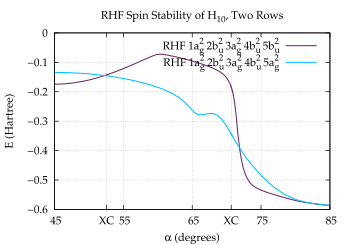

This figure's gnuplot source:
set term postscript enhanced eps color "Palatino" 16
set size 0.7, 0.7
set encoding iso

# Set line styles
set style line  1 lt 1 lw 3 lc rgb "#0070FF" pt 6    # blue
set style line  2 lt 1 lw 3 lc rgb "#E52B50" pt 6    # red
set style line  3 lt 1 lw 3 lc rgb "#009A63" pt 6    # green
set style line  4 lt 1 lw 3 lc rgb "#702963" pt 6    # purple
set style line  5 lt 1 lw 3 lc rgb "#F28500" pt 6    # orange
set style line  6 lt 1 lw 3 lc rgb "#00BFFF" pt 6    # deep sky blue
set style line  7 lt 1 lw 3 lc rgb "#FF91A4" pt 6    # pink
set style line  8 lt 1 lw 3 lc rgb "#50C878" pt 6    # light green
set style line  9 lt 1 lw 3 lc rgb "#C9A0DC" pt 6    # lavender
set style line 10 lt 1 lw 3 lc rgb "#000000" pt 6    # black
set style line 11 lt 2 lw 3 lc rgb "#0070FF" pt 6    # blue
set style line 12 lt 2 lw 3 lc rgb "#E52B50" pt 6    # red
set style line 13 lt 2 lw 3 lc rgb "#009A63" pt 6    # green
set style line 14 lt 2 lw 3 lc rgb "#702963" pt 6    # purple
set style line 15 lt 2 lw 3 lc rgb "#F28500" pt 6    # orange
set style line 16 lt 2 lw 3 lc rgb "#00BFFF" pt 6    # deep sky blue
set style line 17 lt 2 lw 3 lc rgb "#FF91A4" pt 6    # pink
set style line 18 lt 2 lw 3 lc rgb "#50C878" pt 6    # light green
set style line 19 lt 2 lw 3 lc rgb "#C9A0DC" pt 6    # lavender
set style line 20 lt 2 lw 3 lc rgb "#000000" pt 6    # black
set style line 100 lt 1 lw 1 lc rgb "#FFFFFF"

set title "RHF Spin Stability of H_{10}, Two Rows"
set xlabel "{/Symbol a} (degrees)"
set ylabel "E (Hartree)"
set xtics 5.0, 10.0
set xtics add ("XC" 52.5580) 
set xtics add ("XC" 70.6585) 
set grid xtics x2tics ytics
set key spacing 1.5

set output "RUHF.eps"
set xrange [45:85]
set yrange [*:*]
plot "ag2bu3/h10hess" u 1:5 w l ls 4 ti "RHF 1a@_g^2 2b@_u^2 3a@_g^2 4b@_u^2 5b@_u^2",  \
     "ag3bu2/h10hess" u 1:5 w l ls 6 ti "RHF 1a@_g^2 2b@_u^2 3a@_g^2 4b@_u^2 5a@_g^2"
